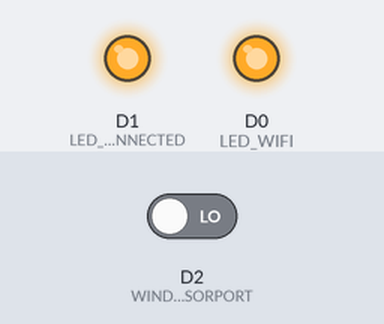
A sketch run on a simulated ESP8266 (NodeMCU). Parts: output pins drawn as LEDs (lit = HIGH). Inputs (shaded band) come from the test bench; at power-on: D2 (WINDOWSENSORPORT) LOW. WiFi joins after 1.5 s; servers stay silent unless stated; what the sketch prints to the serial monitor is not drawn.

Above: at 4.7 s.
At 7.8 s:
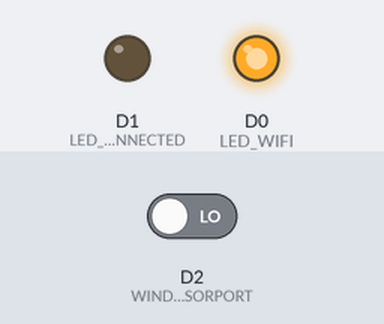
Timing chart, 0 to 9.6 s (numbered marks = the images above):
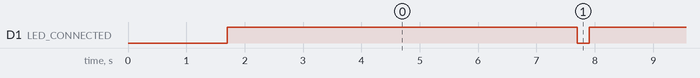

Measured:
- by itself, D1 (LED_CONNECTED): alternates HIGH for 6.0 s and LOW for 0.20 s

The sketch:

ClientWindow.ino
```cpp
#include <ESP8266WiFi.h>

const char* ssid = "TP-LINK_DE02";
const char* password = "upb2000qwerty";
const uint16_t port = 3000;
const char * host = "192.168.0.104"; // ip or dns

#define MESSAGESIZE 10
#define SENSORTYPE 0
#define SENSORSTATE 1
#define UID_BYTE7 2
#define UID_BYTE6 3
#define UID_BYTE5 4
#define UID_BYTE4 5
#define UID_BYTE3 6
#define UID_BYTE2 7
#define UID_BYTE1 8
#define UID_BYTE0 9

uint8_t message[MESSAGESIZE] = {'w', 'c', 0, 0, 0, 0, 0, 0, 0, 0};

#define LED_WIFI D0
#define LED_CONNECTED D1
#define WINDOWSENSORPORT D2

#define TOCONNECT 0
#define CONNECTED 1
#define CONFIRMATION 2
#define CONFIRMATIONTIMEOUT 5000

uint8_t state = TOCONNECT;
WiFiClient clientRef;


unsigned long previousMillis = 0;
const long interval = 1000;


void setup() {
  pinMode(LED_WIFI, OUTPUT);
  pinMode(LED_CONNECTED, OUTPUT);
  pinMode(WINDOWSENSORPORT, INPUT);
  digitalWrite(LED_WIFI, LOW);
  digitalWrite(LED_CONNECTED, LOW);
  Serial.begin(115200); // initialize serial communication
  Serial.print("Connecting to ");
  Serial.println(ssid);

  WiFi.begin(ssid, password);
  while (WiFi.status() != WL_CONNECTED) {
    delay(500);
    Serial.print(".");
  }
  digitalWrite(LED_WIFI, HIGH);
}


void loop() {
  unsigned long currentMillis;
  uint8_t windowSensorState;

  switch (state)
  {
    case TOCONNECT:
      if (!clientRef.connect(host, port)) {
        Serial.println("connection failed");
        Serial.println("wait 5 sec...");
        delay(5000);
      }
      else {
        digitalWrite(LED_CONNECTED, HIGH);
        state = CONNECTED;
        previousMillis = millis();
      }
      break;

    case CONNECTED:

      windowSensorState = digitalRead(WINDOWSENSORPORT);
      currentMillis = millis();

      if ((currentMillis - previousMillis) >= interval) {
        previousMillis = currentMillis;
        if (windowSensorState == HIGH) message[SENSORSTATE] = 'o';
        else message[SENSORSTATE] = 'c';


        if (clientRef.connected()) {
          clientRef.write((const uint8_t *)message, MESSAGESIZE);
        }
        else {
          clientRef.stop();
          state = TOCONNECT;
          digitalWrite(LED_CONNECTED, LOW);
        }


        state = CONFIRMATION;
        previousMillis = millis();


      }
      break;

    case CONFIRMATION:
      currentMillis  = millis();
      if ((currentMillis - previousMillis) >= CONFIRMATIONTIMEOUT) {
        clientRef.stop();
        state = TOCONNECT;
        digitalWrite(LED_CONNECTED, LOW);
        Serial.println("TIMEOUT");
      }
      else {

        if (clientRef.available()) {

          Serial.println("SERVER");
          if (clientRef.read() == 'l') {
            state = CONNECTED;
            previousMillis = millis();
          }
        }
      }
      break;
  }
}
```
